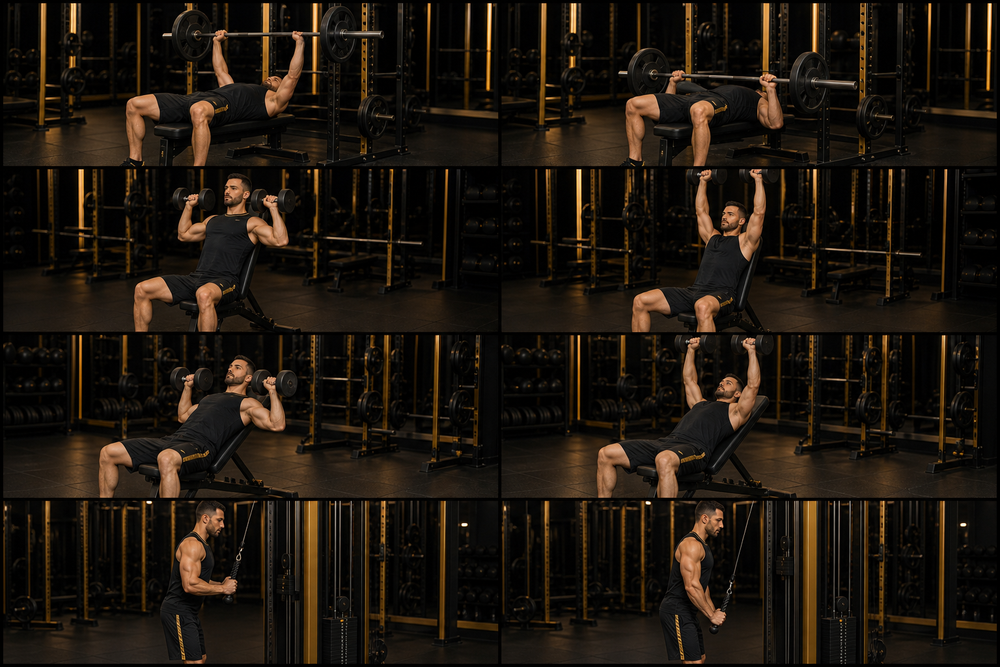
#> input picture assets/workout-demo/push-power-contact-sheet.png, 1000 x 667 px, shrunk from 1536 x 1024 before the run
$ python crop_workout_sheets.py
#> lines starting #> are read from the running program, lines starting #| are printed output that depends on the picture
from pathlib import Path

from PIL import Image, ImageStat


ASSET_DIR = Path(__file__).resolve().parents[1] / "assets" / "workout-demo"

SHEETS = {
    "push-power-contact-sheet.png": [
        "barbell-bench-press",
        "dumbbell-shoulder-press",
        "incline-dumbbell-press",
        "cable-triceps-pushdown",
    ],
    "pull-posture-contact-sheet.png": [
        "lat-pulldown",
        "seated-cable-row",
        "face-pull",
        "dumbbell-biceps-curl",
    ],
    "leg-development-contact-sheet.png": [
        "leg-press",
        "bulgarian-split-squat",
        "leg-extension",
        "lying-leg-curl",
    ],
    "core-conditioning-contact-sheet.png": [
        "front-plank",
        "dead-bug",
        "mountain-climber",
        "hanging-leg-raise",
    ],
}


def line_brightness(image: Image.Image, axis: str, position: int) -> float:
    if axis == "x":
        sample = image.crop((position, 0, min(position + 2, image.width), image.height))
    else:
        sample = image.crop((0, position, image.width, min(position + 2, image.height)))
    return sum(ImageStat.Stat(sample).mean) / 3


def darkest_near(image: Image.Image, axis: str, expected: int, radius: int = 28) -> int:
    limit = image.width if axis == "x" else image.height
    candidates = range(max(1, expected - radius), min(limit - 2, expected + radius + 1))
    return min(candidates, key=lambda value: line_brightness(image, axis, value))


def crop_sheet(sheet_name: str, exercise_names: list[str]) -> None:
#> called with sheet_name = 'push-power-contact-sheet.png'
    image = Image.open(ASSET_DIR / sheet_name).convert("RGB")
#> image is the input picture: PIL image 1000x667 RGB; mean R, G, B 29.9, 22.2, 14.1
    x_separator = darkest_near(image, "x", image.width // 2)
#> x_separator = 499
    y_separators = [darkest_near(image, "y", image.height * index // 4) for index in range(1, 4)]
#> y_separators = [167, 333, 498]

    x_ranges = [(2, x_separator - 3), (x_separator + 4, image.width - 2)]
#> x_ranges = [(2, 496), (503, 998)]
    y_edges = [2] + [separator + 4 for separator in y_separators]
#> y_edges = [2, 171, 337, 502]
    y_ends = [separator - 3 for separator in y_separators] + [image.height - 2]
#> y_ends = [164, 330, 495, 665]

    for row, exercise_name in enumerate(exercise_names):
        for column, suffix in enumerate(("start", "end")):
            left, right = x_ranges[column]
            top, bottom = y_edges[row], y_ends[row]
            output = ASSET_DIR / f"{exercise_name}-{suffix}.png"
            image.crop((left, top, right, bottom)).save(output, optimize=True)
            print(f"{output.name}: {right - left}x{bottom - top}")
#> this loop made 4 passes
#> pass 1, in crop_sheet, `image.crop((left, top, right, bottom)).save(output, optimize=True)`:
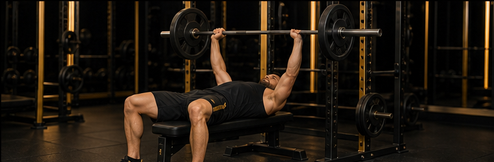
#> saved as barbell-bench-press-start.png: PIL image 494x162 RGB; mean R, G, B 32.7, 24.2, 15.3
#> pass 1, in crop_sheet, `image.crop((left, top, right, bottom)).save(output, optimize=True)`:
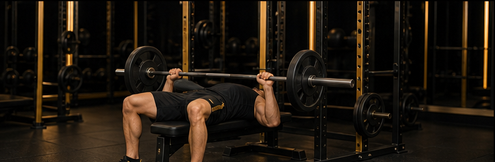
#> saved as barbell-bench-press-end.png: PIL image 495x162 RGB; mean R, G, B 31.3, 23.2, 14.5
#> pass 2, in crop_sheet, `image.crop((left, top, right, bottom)).save(output, optimize=True)`:
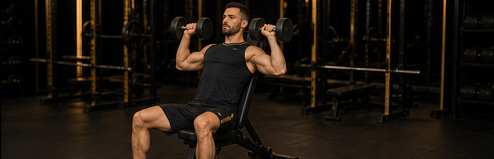
#> saved as dumbbell-shoulder-press-start.png: PIL image 494x159 RGB; mean R, G, B 29, 21.2, 13.6
#> pass 2, in crop_sheet, `image.crop((left, top, right, bottom)).save(output, optimize=True)`:
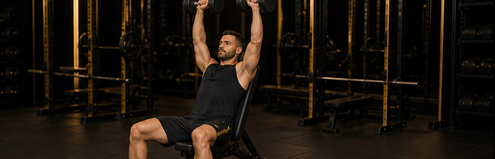
#> saved as dumbbell-shoulder-press-end.png: PIL image 495x159 RGB; mean R, G, B 27.4, 19.8, 12.3


for filename, names in SHEETS.items():
    crop_sheet(filename, names)
#> pass 2 of the loop `for filename, names in SHEETS.items():`:
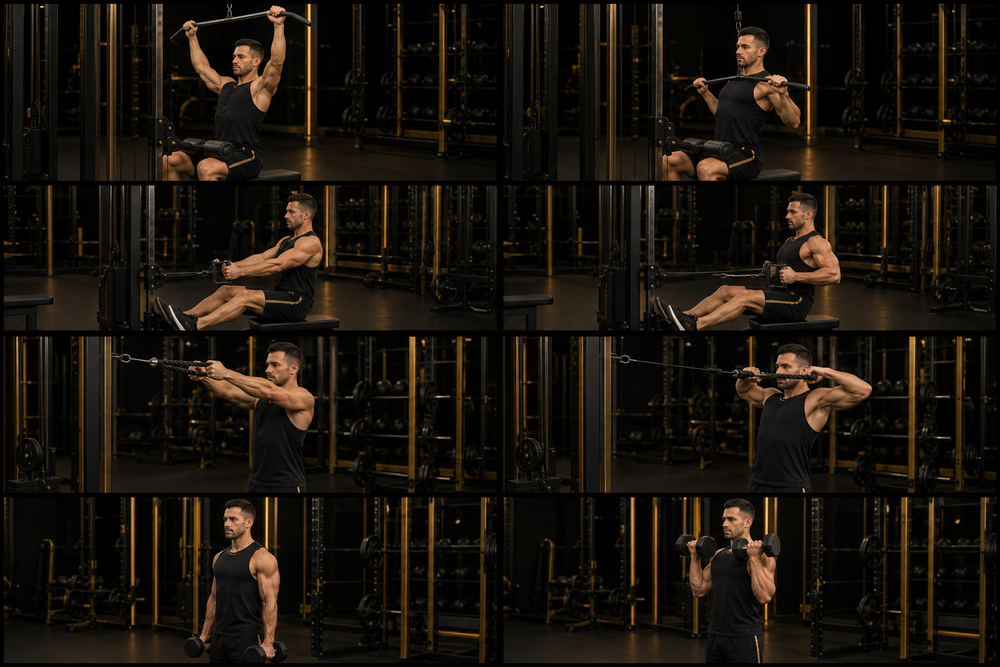
#> input picture assets/workout-demo/pull-posture-contact-sheet.png, 1000 x 667 px, shrunk from 1536 x 1024 before the run
#> in crop_sheet, image is the input picture: PIL image 1000x667 RGB; mean R, G, B 25.4, 19.4, 12.2
#> x_separator = 497
#> y_separators = [183, 331, 493]
#> x_ranges = [(2, 494), (501, 998)]
#> y_edges = [2, 187, 335, 497]
#> y_ends = [180, 328, 490, 665]
#> the loop in crop_sheet (call 2), `for row, exercise_name in enumerate(exercise_names):` made 4 passes
#| lat-pulldown-start.png: 492x178
#| lat-pulldown-end.png: 497x178
#| seated-cable-row-start.png: 492x141
#| seated-cable-row-end.png: 497x141
#| face-pull-start.png: 492x155
#| face-pull-end.png: 497x155
#> (further printed lines are left out)
#> pass 1, in crop_sheet (call 2), `image.crop((left, top, right, bottom)).save(output, optimize=True)`:
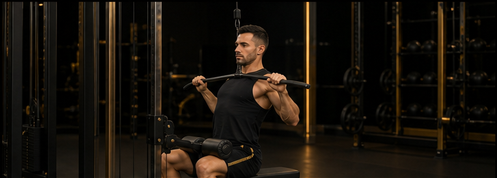
#> saved as lat-pulldown-end.png: PIL image 497x178 RGB; mean R, G, B 23.2, 17.7, 11.1
#> pass 2, in crop_sheet (call 2), `image.crop((left, top, right, bottom)).save(output, optimize=True)`:
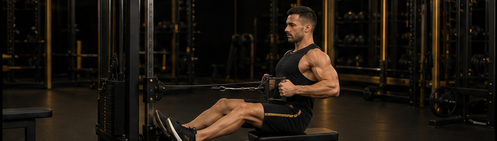
#> saved as seated-cable-row-end.png: PIL image 497x141 RGB; mean R, G, B 30.1, 23.1, 15.3
#> pass 3 of the loop `for filename, names in SHEETS.items():`:
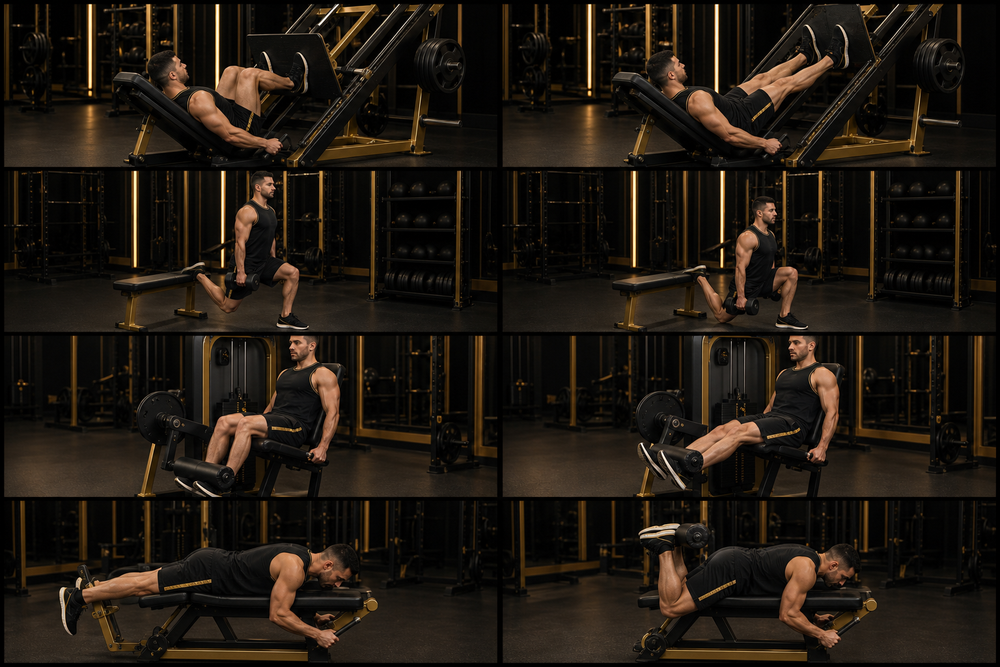
#> input picture assets/workout-demo/leg-development-contact-sheet.png, 1000 x 667 px, shrunk from 1536 x 1024 before the run
#> in crop_sheet, image is the input picture: PIL image 1000x667 RGB; mean R, G, B 31.9, 24.7, 17.1
#> x_separator = 498
#> y_separators = [168, 333, 498]
#> x_ranges = [(2, 495), (502, 998)]
#> y_edges = [2, 172, 337, 502]
#> y_ends = [165, 330, 495, 665]
#> the loop in crop_sheet (call 3), `for row, exercise_name in enumerate(exercise_names):` made 4 passes
#| leg-press-start.png: 493x163
#| leg-press-end.png: 496x163
#| bulgarian-split-squat-start.png: 493x158
#| bulgarian-split-squat-end.png: 496x158
#| leg-extension-start.png: 493x158
#| leg-extension-end.png: 496x158
#> (further printed lines are left out)
#> pass 1, in crop_sheet (call 3), `image.crop((left, top, right, bottom)).save(output, optimize=True)`:
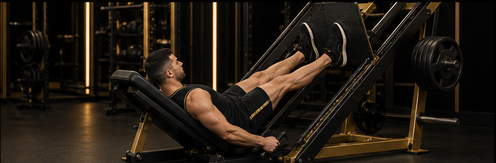
#> saved as leg-press-end.png: PIL image 496x163 RGB; mean R, G, B 35.2, 27.3, 18.6
#> pass 2, in crop_sheet (call 3), `image.crop((left, top, right, bottom)).save(output, optimize=True)`:
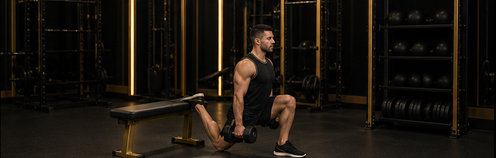
#> saved as bulgarian-split-squat-end.png: PIL image 496x158 RGB; mean R, G, B 26.8, 20.9, 14.2
#> the loop made 4 passes; the first 3 are shown
